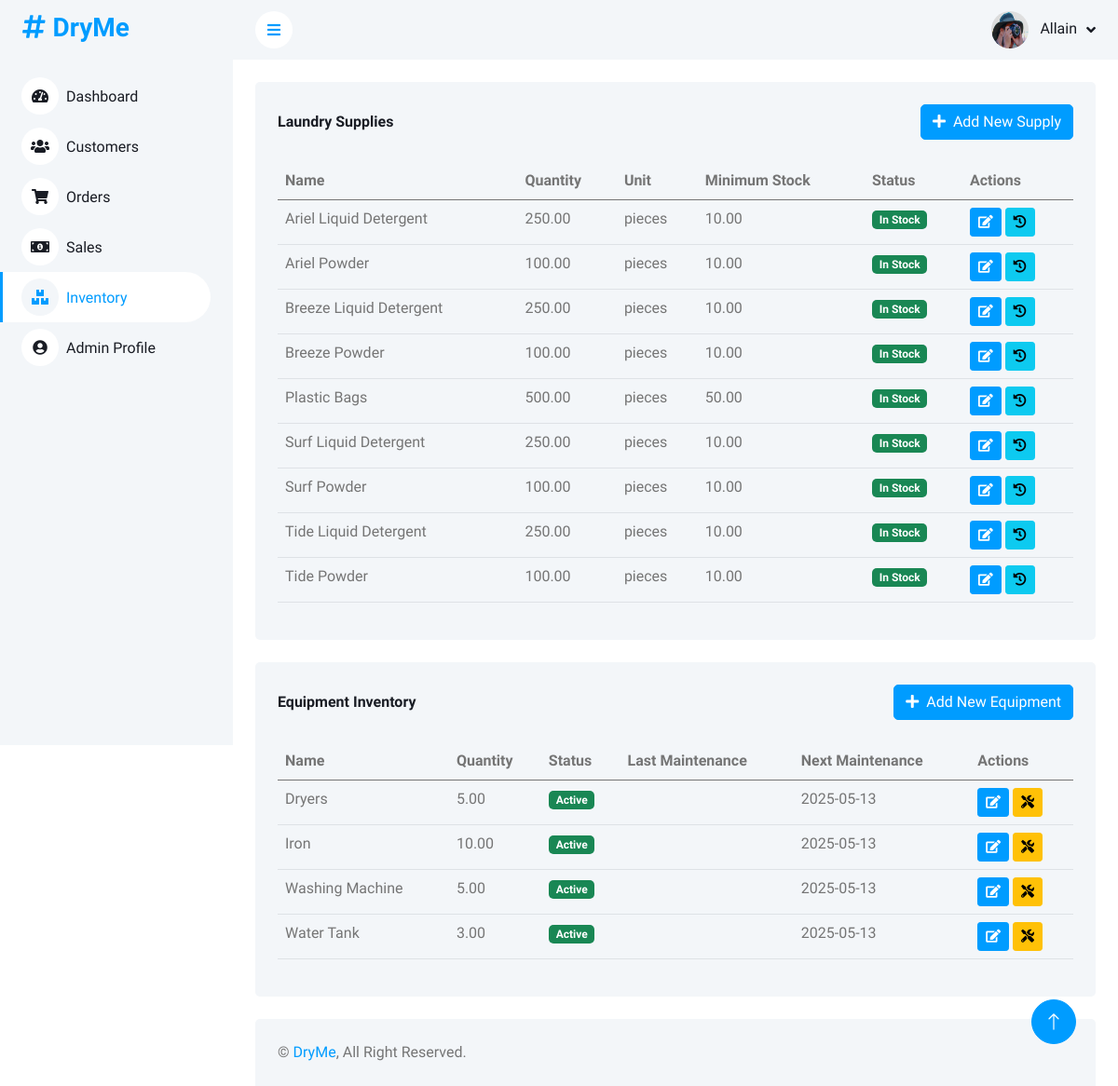
The app's page /admin/inventory.php (signed in) with its own data.
### tables this page shows
CREATE TABLE `inventory` (
  `item_id` int(11) NOT NULL,
  `name` varchar(100) NOT NULL,
  `category` enum('supply','equipment') NOT NULL,
  `quantity` decimal(10,2) NOT NULL DEFAULT 0.00,
  `unit` varchar(20) DEFAULT NULL,
  `minimum_stock` decimal(10,2) NOT NULL DEFAULT 10.00,
  `cost_per_unit` decimal(10,2) DEFAULT NULL,
  `status` enum('active','inactive','maintenance') DEFAULT 'active',
  `last_maintenance_date` date DEFAULT NULL,
  `next_maintenance_date` date DEFAULT NULL,
  `supplier` varchar(100) DEFAULT NULL,
  `notes` text DEFAULT NULL,
  `created_at` timestamp NOT NULL DEFAULT current_timestamp(),
  `updated_at` timestamp NOT NULL DEFAULT current_timestamp() ON UPDATE current_timestamp()
);

### admin/inventory.php (the view, shortened to what this page needs)
<?php
require_once '../includes/db_connect.php';
$stmt = $pdo->prepare("SELECT * FROM admins WHERE admin_id = ?");
$stmt->execute([$_SESSION['admin_id']]);
$admin = $stmt->fetch();
$stmt = $pdo->prepare("SELECT * FROM inventory WHERE category = 'supply' ORDER BY name");
$stmt->execute();
$supplies = $stmt->fetchAll();
$stmt = $pdo->prepare("SELECT * FROM inventory WHERE category = 'equipment' ORDER BY name");
$stmt->execute();
$equipment = $stmt->fetchAll();
?>
<!DOCTYPE html>
<html lang="en">
<head>
    <link href="https://cdnjs.cloudflare.com/ajax/libs/font-awesome/5.10.0/css/all.min.css" rel="stylesheet">
    <link href="https://cdn.jsdelivr.net/npm/bootstrap-icons@1.4.1/font/bootstrap-icons.css" rel="stylesheet">
    <link href="lib/owlcarousel/assets/owl.carousel.min.css" rel="stylesheet">
    <link href="lib/tempusdominus/css/tempusdominus-bootstrap-4.min.css" rel="stylesheet" />
    <link href="css/bootstrap.min.css" rel="stylesheet">
    <link href="css/style.css" rel="stylesheet">
</head>
<body>
    <div class="container-fluid position-relative bg-white d-flex p-0">
        <div class="sidebar pe-4 pb-3">
            <nav class="navbar bg-light navbar-light">
                <a href="index.html" class="navbar-brand mx-4 mb-3">
                    <h3 class="text-primary"><i class="fa fa-hashtag me-2"></i>DryMe</h3>
                </a>
                <div class="navbar-nav w-100">
                    <a href="index.php" class="nav-item nav-link"><i class="fa fa-tachometer-alt me-2"></i>Dashboard</a>
                    <a href="customers.php" class="nav-item nav-link"><i class="fa fa-users me-2"></i>Customers</a>
                    <a href="orders.php" class="nav-item nav-link"><i class="fa fa-shopping-cart me-2"></i>Orders</a>
                    <a href="sales.php" class="nav-item nav-link"><i class="fa fa-money-bill-alt me-2"></i>Sales</a>
                    <a href="inventory.php" class="nav-item nav-link active"><i class="fa fa-boxes me-2"></i>Inventory</a>
                    <a href="profile.php" class="nav-item nav-link"><i class="fa fa-user-circle me-2"></i>Admin Profile</a>
                </div>
            </nav>
        </div>
        <div class="content">
            <nav class="navbar navbar-expand bg-light navbar-light sticky-top px-4 py-0">
                <a href="#" class="sidebar-toggler flex-shrink-0">
                    <i class="fa fa-bars"></i>
                </a>
                <div class="navbar-nav align-items-center ms-auto">
                    <div class="nav-item dropdown">
                        <a href="#" class="nav-link dropdown-toggle" data-bs-toggle="dropdown">
                            <img class="rounded-circle me-lg-2" src="<?php echo isset($admin['profile_picture']) && $admin['profile_picture'] ? 'img/profile/' . $admin['profile_picture'] : 'img/user.jpg'; ?>" alt="" style="width: 40px; height: 40px;">
                            <span class="d-none d-lg-inline-flex"><?php echo htmlspecialchars($admin['full_name']); ?></span>
                        </a>
                    </div>
                </div>
            </nav>
            <div class="container-fluid pt-4 px-4">
                <div class="row g-4">
                    <div class="col-12">
                        <div class="bg-light rounded h-100 p-4">
                            <div class="d-flex justify-content-between align-items-center mb-4">
                                <h6 class="mb-0">Laundry Supplies</h6>
                                <button class="btn btn-primary" data-bs-toggle="modal" data-bs-target="#addSupplyModal">
                                    <i class="fa fa-plus me-2"></i>Add New Supply
                                </button>
                            </div>
                            <div class="table-responsive">
                                <table class="table">
                                    <thead>
                                        <tr>
                                            <th scope="col">Name</th>
                                            <th scope="col">Quantity</th>
                                            <th scope="col">Unit</th>
                                            <th scope="col">Minimum Stock</th>
                                            <th scope="col">Status</th>
                                            <th scope="col">Actions</th>
                                        </tr>
                                    </thead>
                                    <tbody>
                                        <?php foreach ($supplies as $supply): ?>
                                        <tr>
                                            <td><?php echo htmlspecialchars($supply['name']); ?></td>
                                            <td><?php echo htmlspecialchars($supply['quantity']); ?></td>
                                            <td><?php echo htmlspecialchars($supply['unit']); ?></td>
                                            <td><?php echo htmlspecialchars($supply['minimum_stock']); ?></td>
                                            <td>
                                                <?php if ($supply['quantity'] <= $supply['minimum_stock']): ?>
                                                    <span class="badge bg-danger">Low Stock</span>
                                                <?php else: ?>
                                                    <span class="badge bg-success">In Stock</span>
                                                <?php endif; ?>
                                            </td>
                                            <td>
                                                <button class="btn btn-sm btn-primary" onclick="editItem(<?php echo $supply['item_id']; ?>, 'supply')">
                                                    <i class="fa fa-edit"></i>
                                                </button>
                                                <button class="btn btn-sm btn-info" onclick="viewHistory(<?php echo $supply['item_id']; ?>)">
                                                    <i class="fa fa-history"></i>
                                                </button>
                                            </td>
                                        </tr>
                                        <?php endforeach; ?>
                                    </tbody>
                                </table>
                            </div>
                        </div>
                    </div>
                </div>
            </div>
            <div class="container-fluid pt-4 px-4">
                <div class="row g-4">
                    <div class="col-12">
                        <div class="bg-light rounded h-100 p-4">
                            <div class="d-flex justify-content-between align-items-center mb-4">
                                <h6 class="mb-0">Equipment Inventory</h6>
                                <button class="btn btn-primary" data-bs-toggle="modal" data-bs-target="#addEquipmentModal">
                                    <i class="fa fa-plus me-2"></i>Add New Equipment
                                </button>
                            </div>
                            <div class="table-responsive">
                                <table class="table">
                                    <thead>
                                        <tr>
                                            <th scope="col">Name</th>
                                            <th scope="col">Quantity</th>
                                            <th scope="col">Status</th>
                                            <th scope="col">Last Maintenance</th>
                                            <th scope="col">Next Maintenance</th>
                                            <th scope="col">Actions</th>
                                        </tr>
                                    </thead>
                                    <tbody>
                                        <?php foreach ($equipment as $item): ?>
                                        <tr>
                                            <td><?php echo htmlspecialchars($item['name']); ?></td>
                                            <td><?php echo htmlspecialchars($item['quantity']); ?></td>
                                            <td>
                                                <?php
                                                    $statusClass = [
                                                        'active' => 'bg-success',
                                                        'maintenance' => 'bg-warning',
                                                        'inactive' => 'bg-danger'
                                                    ][$item['status']] ?? 'bg-secondary';
                                                ?>
                                                <span class="badge <?php echo $statusClass; ?>"><?php echo ucfirst($item['status']); ?></span>
                                            </td>
                                            <td><?php echo htmlspecialchars($item['last_maintenance_date']); ?></td>
                                            <td><?php echo htmlspecialchars($item['next_maintenance_date']); ?></td>
                                            <td>
                                                <button class="btn btn-sm btn-primary" onclick="editItem(<?php echo $item['item_id']; ?>, 'equipment')">
                                                    <i class="fa fa-edit"></i>
                                                </button>
                                                <button class="btn btn-sm btn-warning" onclick="scheduleMaintenance(<?php echo $item['item_id']; ?>)">
                                                    <i class="fa fa-tools"></i>
                                                </button>
                                            </td>
                                        </tr>
                                        <?php endforeach; ?>
                                    </tbody>
                                </table>
                            </div>
                        </div>
                    </div>
                </div>
            </div>
            <div class="container-fluid pt-4 px-4">
                <div class="bg-light rounded-top p-4">
                    <div class="row">
                        <div class="col-12 col-sm-6 text-center text-sm-start">
                            &copy; <a href="#">DryMe</a>, All Right Reserved.
                        </div>
                    </div>
                </div>
            </div>
        </div>
        <a href="#" class="btn btn-lg btn-primary btn-lg-square back-to-top"><i class="bi bi-arrow-up"></i></a>
    </div>
</body>
</html>

### admin/css/style.css (style rules this page uses)
:root { --primary: #009CFF; --light: #F3F6F9; --dark: #191C24; }
.back-to-top { position: fixed; display: none; right: 45px; bottom: 45px; z-index: 99; }
.btn { transition: .5s; }
.btn.btn-primary { color: #FFFFFF; }
.btn-lg-square { width: 48px; height: 48px; }
.btn-square, .btn-sm-square, .btn-lg-square { padding: 0; display: inline-flex; align-items: center; justify-content: center; font-weight: normal; border-radius: 50px; }
.sidebar { position: fixed; top: 0; left: 0; bottom: 0; width: 250px; height: 100vh; overflow-y: auto; background: var(--light); transition: 0.5s; z-index: 999; }
.content { margin-left: 250px; min-height: 100vh; background: #FFFFFF; transition: 0.5s; }
@media (min-width: 992px) { .sidebar { margin-left: 0; } }
@media (min-width: 992px) { .content { width: calc(100% - 250px); } }
.sidebar .navbar .navbar-nav .nav-link { padding: 7px 20px; color: var(--dark); font-weight: 500; border-left: 3px solid var(--light); border-radius: 0 30px 30px 0; outline: none; }
.sidebar .navbar .navbar-nav .nav-link:hover, .sidebar .navbar .navbar-nav .nav-link.active { color: var(--primary); background: #FFFFFF; border-color: var(--primary); }
.sidebar .navbar .navbar-nav .nav-link i { width: 40px; height: 40px; display: inline-flex; align-items: center; justify-content: center; background: #FFFFFF; border-radius: 40px; }
.sidebar .navbar .navbar-nav .nav-link:hover i, .sidebar .navbar .navbar-nav .nav-link.active i { background: var(--light); }
.content .navbar .navbar-nav .nav-link { margin-left: 25px; padding: 12px 0; color: var(--dark); outline: none; }
.content .navbar .sidebar-toggler, .content .navbar .navbar-nav .nav-link i { width: 40px; height: 40px; display: inline-flex; align-items: center; justify-content: center; background: #FFFFFF; border-radius: 40px; }
.content .navbar .dropdown-toggle::after { margin-left: 6px; vertical-align: middle; border: none; content: "\f107"; font-family: "Font Awesome 5 Free"; font-weight: 900; transition: .5s; }

### records on screen
inventory: name "Ariel Liquid Detergent", quantity "250.00", unit "pieces", minimum_stock "10.00", shows "In Stock"
inventory: name "Ariel Powder", quantity "100.00", unit "pieces", minimum_stock "10.00", shows "In Stock"
inventory: name "Breeze Liquid Detergent", quantity "250.00", unit "pieces", minimum_stock "10.00", shows "In Stock"
inventory: name "Breeze Powder", quantity "100.00", unit "pieces", minimum_stock "10.00", shows "In Stock"
inventory: name "Plastic Bags", quantity "500.00", unit "pieces", minimum_stock "50.00", shows "In Stock"
inventory: name "Surf Liquid Detergent", quantity "250.00", unit "pieces", minimum_stock "10.00", shows "In Stock"
inventory: name "Surf Powder", quantity "100.00", unit "pieces", minimum_stock "10.00", shows "In Stock"
inventory: name "Tide Liquid Detergent", quantity "250.00", unit "pieces", minimum_stock "10.00", shows "In Stock"
inventory: name "Tide Powder", quantity "100.00", unit "pieces", minimum_stock "10.00", shows "In Stock"
inventory: name "Dryers", quantity "5.00", status "Active", next_maintenance_date "2025-05-13"
inventory: name "Iron", quantity "10.00", status "Active", next_maintenance_date "2025-05-13"
inventory: name "Washing Machine", quantity "5.00", status "Active", next_maintenance_date "2025-05-13"
inventory: name "Water Tank", quantity "3.00", status "Active", next_maintenance_date "2025-05-13"

### other values on screen
$admin['full_name'] "Allain"
